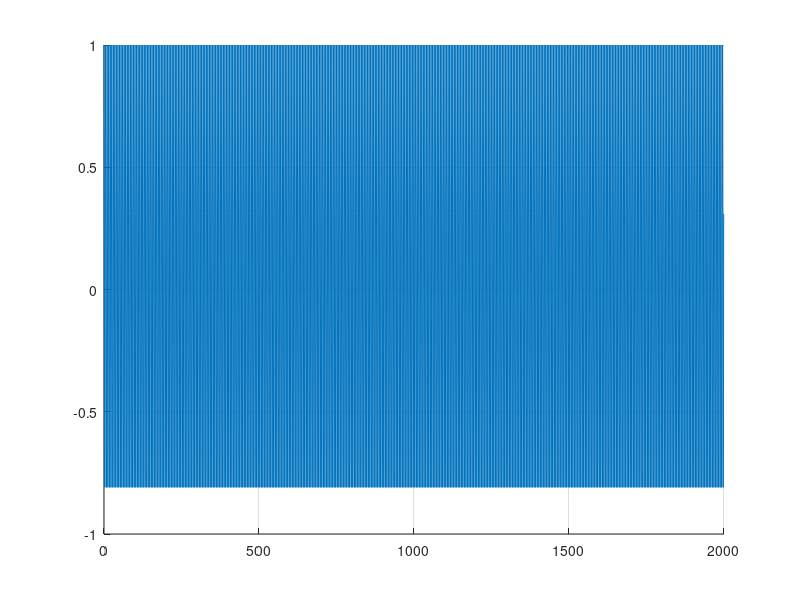

This figure's MATLAB source:
close all;

fe = 100;
Ns = 2000;
n = (0 : 1 : Ns-1);
f0 = 0.2;

x = exp(2*pi*1i*f0*n);


% Tracer la courbe
figure;
grid on;
hold on;

plot(n, x);
